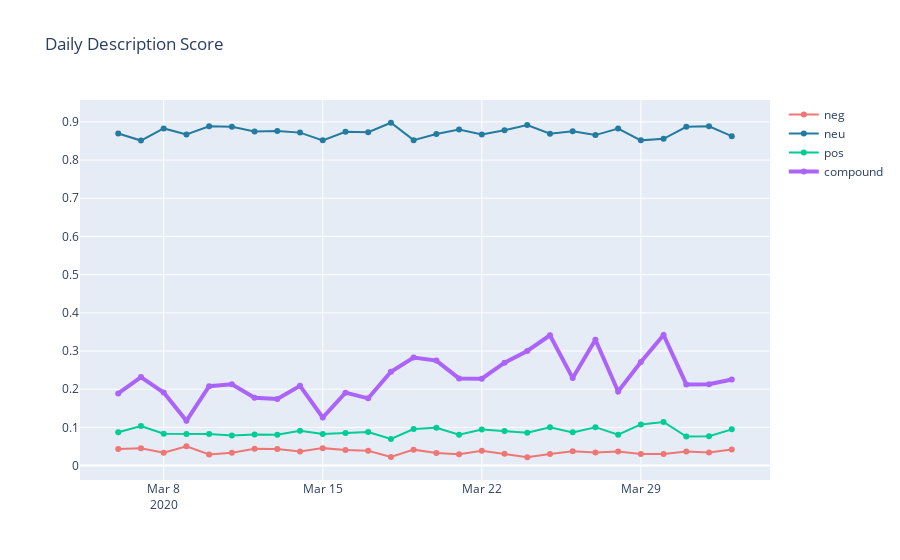

Write notebook code for a chart like this one.
### Code cell
daily_score_graph('Daily Description Score', daily_score_df['publishedAt'], 
                  daily_score_df['d_neg'], daily_score_df['d_neu'], daily_score_df['d_pos'], daily_score_df['d_compound'])
